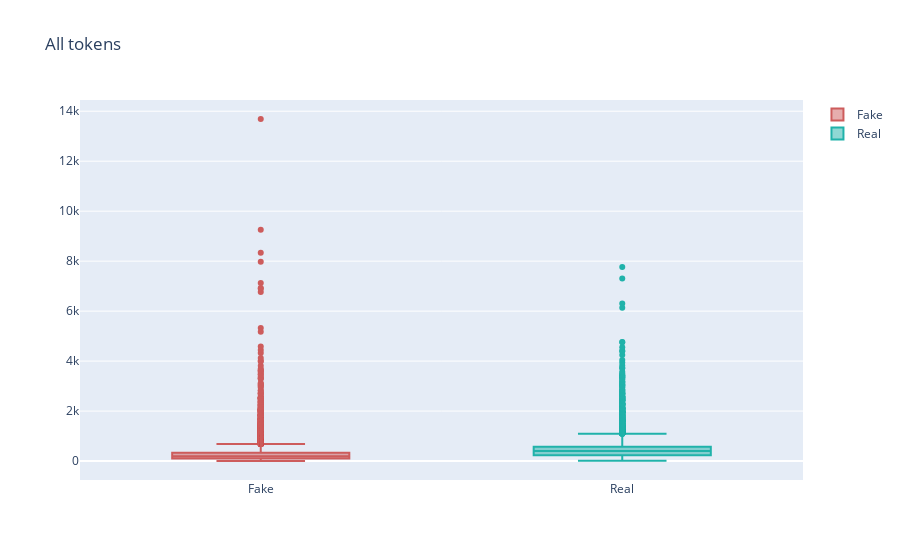

The notebook cell saved with this chart:
### Code cell
#NUMBER OF TOKENS IN EACH DATASET

fig = go.Figure()
fig.add_trace(go.Box(y=list(df_fake['len']), name='Fake', marker_color = 'indianred'))
fig.add_trace(go.Box(y=list(df_true['len']), name = 'Real', marker_color = 'lightseagreen'))

fig.update_layout({'title': 'All tokens'})
fig.show()

### Figure 1 — Plotly figure (JSON) as saved in the notebook; plotly's stock layout.template omitted (floating-point values rounded to 4 significant figures; data arrays with more than 128 entries replaced by an {"elided": "..."} marker saying what was removed)
{"data": [{"marker": {"color": "indianred"}, "name": "Fake", "type": "box", "y": {"elided": "12098 int values"}}, {"marker": {"color": "lightseagreen"}, "name": "Real", "type": "box", "y": {"elided": "12704 int values"}}], "layout": {"title": {"text": "All tokens"}}}
